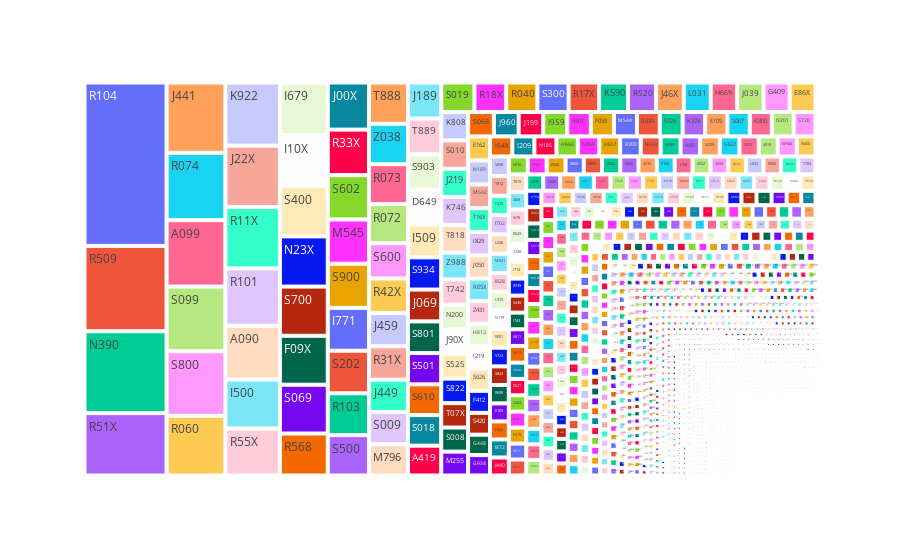

The notebook cell saved with this chart:
### Code cell
import plotly.express as px
# Calculate frequency of each key
value_counts = frecuencia_diagnosticos.reset_index()
value_counts.columns = ['Category', 'Count']

total_count = value_counts['Count'].sum()
value_counts['Percentage'] = round((value_counts['Count'] / total_count) * 100, 2)

# Plotting the treemap
fig = px.treemap(value_counts, path=['Category'],
                values='Count', 
                hover_data={'Category': True, 'Count': True, 'Percentage': True},
                labels={'Percentage': 'Percentage (%)'})
fig.show()

### Figure 1 — Plotly figure (JSON) as saved in the notebook; plotly's stock layout.template omitted (floating-point values rounded to 4 significant figures; data arrays with more than 128 entries replaced by an {"elided": "..."} marker saying what was removed)
{"data": [{"branchvalues": "total", "customdata": {"elided": "2823x3 mixed values"}, "domain": {"x": [0, 1], "y": [0, 1]}, "hovertemplate": "labels=%{label}<br>Count=%{customdata[1]}<br>parent=%{parent}<br>id=%{id}<br>Category=%{customdata[0]}<br>Percentage (%)=%{customdata[2]}<extra></extra>", "ids": {"elided": "2823 str values"}, "labels": {"elided": "2823 str values"}, "name": "", "parents": {"elided": "2823 str values"}, "type": "treemap", "values": {"elided": "2823 int values"}}], "layout": {"legend": {"tracegroupgap": 0}, "margin": {"t": 60}}}
